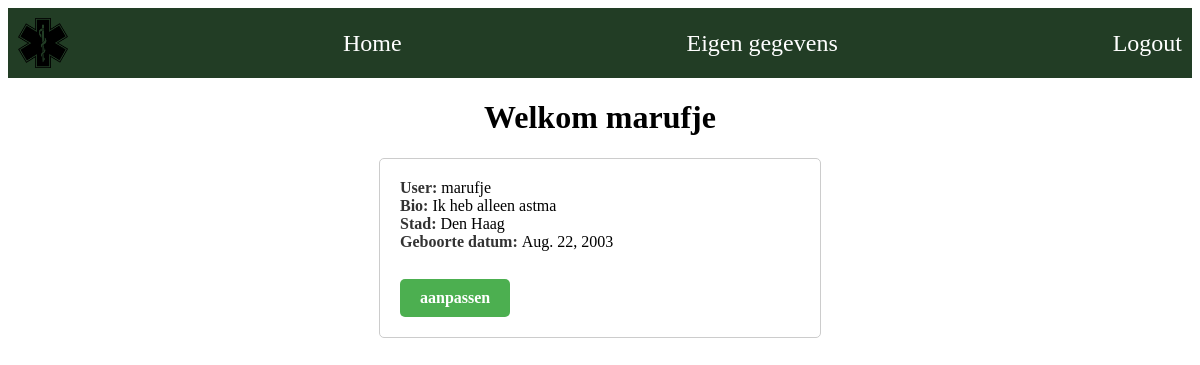
The page /user/ (signed in) on the database its author committed.
### base/models.py (models this page shows, shortened)
class Profile(models.Model):
    user = models.OneToOneField(User, on_delete=models.CASCADE)
    bio = models.TextField()
    city = models.CharField(max_length=100)
    date_of_birth = models.DateField(null=True, blank=True)

### base/views.py (the view)
# urls.py: path("user/", views.user, name="user"),
@login_required
def user(request):
    ingelogde = request.user
    gegevens = Profile.objects.filter(user=ingelogde)
    context = {"gegevens": gegevens, "naam": ingelogde}
    return render(request, "base/user.html", context)

### base/templates/base/user.html
{% extends 'base/base.html' %}
{% block content %}
    <h1>Welkom {{naam}}</h1>
    <div class="user-info">
        {% for data in gegevens %}
            <strong>User: </strong> {{ data.user }}<br>
            <strong>Bio: </strong> {{ data.bio }}<br>
            <strong>Stad: </strong> {{ data.city }}<br>
            <strong>Geboorte datum: </strong> {{ data.date_of_birth }}<br>
            <br>
            <a href="{% url 'edit_user' pk=data.id %}">aanpassen</a>
        {% endfor %}
    </div>
{% endblock content %}

### base/static/base/css/style.css (style rules this page uses)
.user-info { margin-top: 10px; max-width: 400px; margin: 0 auto; padding: 20px; border: 1px solid #ccc; border-radius: 5px; }
.user-info strong { font-weight: bold; color: #333; }
.user-info a { display: inline-block; padding: 10px 20px; background-color: #4CAF50; color: #fff; font-weight: bold; border: none; border-radius: 5px; text-decoration: none; margin-top: 10px; }
h1 { text-align: center; }

### rows shown on the page
Profile: user "marufje", bio "Ik heb alleen astma", city "Den Haag", date_of_birth "Aug. 22, 2003"

### other values the page prints
{{ naam }} "marufje"
